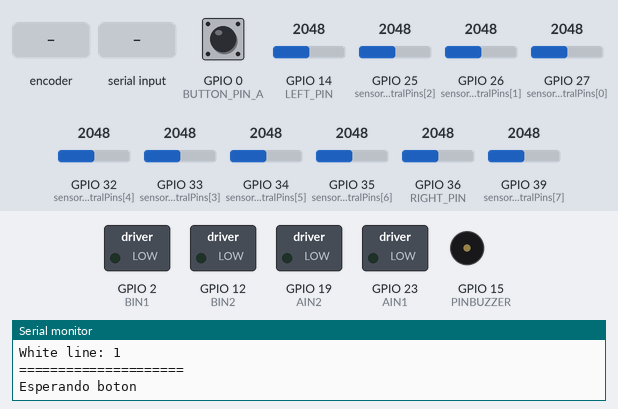
Bench run of a program on a simulated ESP32. On the bench: switched loads named in the program (green lamp = pin HIGH), buzzer (waves = sounding), the last lines printed to the serial monitor. The test bench sets the inputs (shaded band); at power-on: GPIO 0 (BUTTON_PIN_A) HIGH, GPIO 14 (LEFT_PIN) = 2048, GPIO 25 (sensorCentralPins[2]) = 2048, GPIO 26 (sensorCentralPins[1]) = 2048, GPIO 27 (sensorCentralPins[0]) = 2048, GPIO 32 (sensorCentralPins[4]) = 2048, GPIO 33 (sensorCentralPins[3]) = 2048, GPIO 34 (sensorCentralPins[5]) = 2048, GPIO 35 (sensorCentralPins[6]) = 2048, GPIO 36 (RIGHT_PIN) = 2048, GPIO 39 (sensorCentralPins[7]) = 2048. EEPROM starts erased; nothing arrives over Bluetooth unless stated.

Above: at 4.4 s.
4.5 s: rotary encoder on GPIO 0 (BUTTON_PIN_A) / GPIO 5 (BUTTON_PIN_B) turned 1 step (first pin leading)
At 4.51 s:
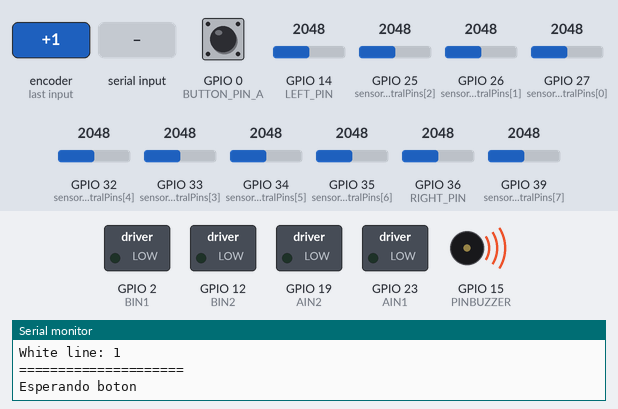
7.7 s: "X\n" received over the second serial link
10.7 s: "P\n" received over the second serial link
At 11.6 s:
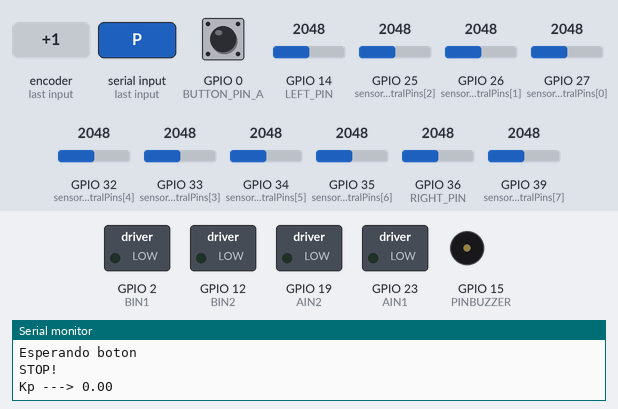
12.4 s: "D\n" received over the second serial link
At 12.5 s:
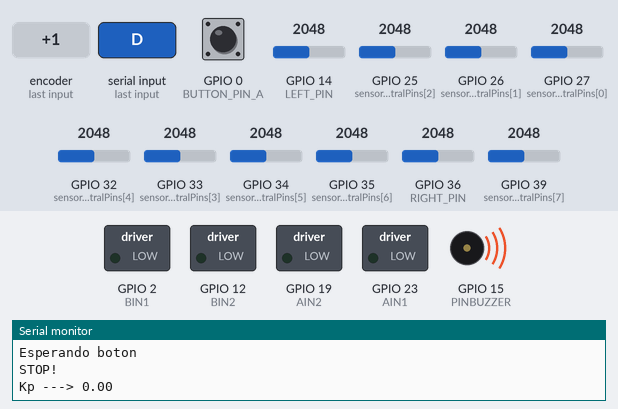
Timing chart, 0 to 15.1 s (numbered marks = the images above; inputs shaded):
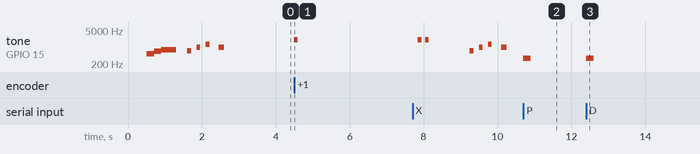

The program:

main.cpp
```cpp
#include <Arduino.h>
#include <LauchaBot.h>
#include <BluetoothApp.h>

void WaitBoton();

void setup() {
  init_all();
  initApp();
  delay(500);

  startupBeep();
  delay(500);
  calibrateBeep();

  WaitBoton();
  calibracion();
}


void loop(){
  int p = GetPos();
  detectGeo();

  if(!ON_RACE){
    WaitBoton();
    ON_RACE = true;
    return;
  }

  //Obtener error
  int error = pos - setpoint;
  int d = error - last_error;
  update_error(error);
  last_error = error;

  //Obtener PID
  int pot_giro = int(Kp * error) + int(Kd * (d)) + int(Ki * (error_sum));
  pot_giro = constrain(pot_giro, -pot_limite, pot_limite);

  Motores(base + pot_giro, base - pot_giro);
  last_error = error;
}


// Función para esperar el botón
void WaitBoton(){
  Serial.println("\nEsperando boton\n");
  delay(1000);

  while(digitalRead(BUTTON_PIN_A))
    updateData();

  beep();
}
```

BluetoothApp.h
```cpp
#ifndef BLUETOOTH_APP
#define BLUETOOTH_APP

#include <LauchaBot.h>
#include <BluetoothSerial.h>

//------- VARIABLES ----------

BluetoothSerial server;
#define NOMBRE_BOT "LAUCHABOT"


void initApp();
void updateData();
void handleCommand(String &command);

//------- FUNCIONES ----------

void initApp(){
    server.begin(NOMBRE_BOT);
}

//Ver si hay datos nuevos por bluetooth
void updateData(){
    while(server.available()){
        String command = server.readStringUntil('\n');
        handleCommand(command);
    }
}


//Majear el comando recibido por bluetooth
void handleCommand(String &command){
    char letter = command[0];

    //STOP
    if(letter == 'X'){
        end_race();
        Serial.println("STOP!\n");
        return;
    }

    double value = command.substring(1).toDouble();
    beep(350, 200);

    switch (letter)
    {
    case 'P':
        Kp = value;
        datos.putFloat("P", value);
        Serial.println("Kp ---> " + String(Kp) + "\n");
        break;
    case 'I':
        Ki = value;
        datos.putFloat("I", value);
        Serial.println("I ---> " + String(Ki) + "\n");
        break;
    case 'D':
        Kd = value;
        datos.putFloat("D", value);
        Serial.println("D ---> " + String(Kd) + "\n");
        break;
    //-----------------------
    case 'W':
        white_line = bool(value);
        datos.putBool("W", white_line);
        Serial.println("White line ---> " + String(white_line) + "\n");
        break;
    case 'B':
        base = int(value);
        datos.putInt("B", base);
        Serial.println("Base ---> " + String(base) + "\n");
        break;
    case 'M':
        pot_limite = int(value);
        datos.putInt("M", pot_limite);
        Serial.println("Pot limite ---> " + String(pot_limite) + "\n");
        break;
    //------------------------
    default:
        break;
    }

}


#endif
```

LauchaBot.h
```cpp
#ifndef LAUCHABOT_H
#define LAUCHABOT_H

#include <Arduino.h>
#include <Preferences.h>

#include <Pines.h>
#include <Objects.h>
#include <Sensors.h>

//------- FUNCIONES ----------

//Main
void init_all();
void restart_errors();
void update_error(int &e);
void load_data();
void start_Race();
void end_race();

//Hits
void Read_hits();
void detectGeo();

void funcion_HL();
void funcion_HR();
void funcion_Cruce();


//------- PARAMETROS GLOBALES ----------

Preferences datos;

//Velocidades
#define CANT_VELOCIDADES 3
int velocidades[CANT_VELOCIDADES] = {50, 80, 100};

//PID
int base = 50;
float Kp = 1.0;
float Kd = 6.0;
float Ki = 0.0;

#define CANT_ERRORES 25
int error_sum = 0;
int errors[CANT_ERRORES];
int current_idx = 0;

int setpoint = 0;
int error = 0;
int last_error = 0;
int pot_limite = 250;

//Hits
int fin = 0;
bool ON_RACE = false;

int l_geo, ll_geo, lll_geo;
int geo = 0;

int HL, HR = 0;

//------- FUNCIONES MAIN ----------

void init_all(){
    Serial.begin(115200);
    datos.begin("LauchaBot", false);

    Serial.println("Iniciando LauchaBot...\n");
    Peripherals_init();
    Sensors_init();

    Motores(0, 0);
    load_data();
}

void restart_errors(){
    error = 0;
    error_sum = 0;
    last_error = 0;
    current_idx = 0;

    rep(i, CANT_ERRORES)
        errors[i] = 0;
}


void update_error(int &e){
    error_sum -= errors[current_idx];
    errors[current_idx] = e;
    error_sum += e;
    current_idx = (current_idx+1)%CANT_ERRORES;
}


void load_data(){
    Kp = datos.getFloat("P", 0.0);
    Kd = datos.getFloat("D", 0.0);
    Ki = datos.getFloat("I", 0.0);
    base = datos.getInt("B", 0);
    pot_limite = datos.getInt("M", 250);
    white_line = datos.getBool("W", true);

    //Imprimir
    Serial.println("Datos:\n");
    Serial.println("KP: " + String(Kp));
    Serial.println("KD: " + String(Kd));
    Serial.println("KI: " + String(Ki));
    Serial.println("Base: " + String(base));
    Serial.println("Pot limite: " + String(pot_limite));
    Serial.println("White line: " + String(white_line));
    Serial.println("=====================\n");
}


void start_Race(){
    ON_RACE = true;
    fin = 0;
    restart_errors();

    beep(2000, 100);
    beep(2300, 200);
}


void end_race(){
    //Parar todo
    Motores(0, 0);
    ON_RACE = false;
    fin = 0;

    //Musiquita de final
    chillBeep();
}

//------- FUNCIONES HITS ----------

void Read_hits(){
    HL = analogRead(LEFT_PIN);
    HR = analogRead(RIGHT_PIN);

    int umbral_L = (v_s_min[LEFT_IDX] + v_s_max[LEFT_IDX]) * 0.6;
    int umbral_R = (v_s_min[RIGHT_IDX] + v_s_max[RIGHT_IDX]) * 0.6;

    Serial.println(String(HL) + " " + String(HR));


    HL = (HL > umbral_L) ? 0 : 1;
    HR = (HR > umbral_R) ? 0: 1;

    if(!white_line){
        HL = !HL;
        HR = !HR;
    }

    Serial.println(String(HL) + " " + String(HR) + "\n");
}


void detectGeo() {
    Read_hits();

    //Detectar geo actual
    if(HL == HR)
        geo = (HL == 0) ? 0 : 3; // 0 0 | 1 1
    else
        geo = (HL == 1) ? 1 : 2; // 1 0 | 0 1

    //Ver si algo ha cambiado xd
    if(l_geo == geo)
        return;

    //Llamar a funcion correspondiente
    if (geo == 0 && l_geo == 1 && ll_geo == 0)
        funcion_HL();
    else if(geo == 0 && l_geo == 2 && ll_geo == 0)
        funcion_HR();
    else if(geo == 0 && ((l_geo == 3) || (ll_geo == 3) || (lll_geo == 3)))
        funcion_Cruce();

    //Actualizar valores de geo
    lll_geo = ll_geo;
    ll_geo = l_geo;
    l_geo = geo;
}


void funcion_Cruce(){
    // beep(2500, 50);
}


void funcion_HL(){
    // beep(2000, 50);
}


void funcion_HR() {
  beep(1800, 50);
  fin++;

  Serial.println("Hit " + String(fin));

  if(fin >= 2)
    end_race();
}


#endif
```

Objects.h
```cpp
#ifndef OBJECTS_H
#define OBJECTS_H

#include <Arduino.h>
#include <Pines.h>

//------- Motores ----------

void MotorIz(int val) {
  val = constrain(val, -255.0, 255.0);

  if (val >=0.0){
      analogWrite(AIN1, val);
      analogWrite(AIN2, 0.0);
  }
  else{
      //Atras
      analogWrite(AIN1, 0.0);
      analogWrite(AIN2, -val);
  }
}


void MotorDe(int val) {
  val = constrain(val, -255.0, 255.0);

  if (val >=0.0){
      analogWrite(BIN1, val);
      analogWrite(BIN2, 0.0);
  }
  else{
      //Atras
      analogWrite(BIN1, 0.0);
      analogWrite(BIN2, -val);
  }
}


void Motores(int left, int right) {
  MotorIz(left);
  MotorDe(right);
}


//------- Perifericos ----------

// Función para emitir un sonido
void beep(unsigned int frec=2000, unsigned int dur=100){
  tone(PINBUZZER, frec, dur); // Emite un tono de 2000 Hz durante 100 ms
  delay(200);
}

void Peripherals_init() {
  // Configuración de pines
  pinMode(BUTTON_PIN_A, INPUT); // El pin del botón se configura como entrada
  pinMode(BUTTON_PIN_B, INPUT);
  pinMode(PINBUZZER, OUTPUT); // El pin del buzzer se configura como salida

  pinMode(AIN1, OUTPUT);
  pinMode(AIN2, OUTPUT);
  pinMode(BIN1, OUTPUT);
  pinMode(BIN2, OUTPUT);
}


void startupBeep(){
    int C5 = 523;
    int E5 = 659;
    int G5 = 784;
    int A5 = 880;
    int shortDuration = 200;
    int longDuration = 400;

    beep(C5, shortDuration);
    beep(E5, shortDuration);
    beep(G5, longDuration);
}


void chillBeep(){
    beep(700, 100);
    delay(50);
    beep(1000, 100);
    delay(50);
    beep(1300, 100);
    delay(150);
    beep(1000, 150);
}


void calibrateBeep(){
    beep(700, 100);
    delay(50);
    beep(1000, 100);
    delay(50);
    beep(1300, 100);
    delay(150);
    beep(1000, 150);
}

#endif
```

Pines.h
```cpp
#ifndef PINES_H
#define PINES_H

/*

Modulo para administrar de mejor manera los pines :D

*/

//Libraries
#include <Arduino.h>

//Macros
#define rep(i, n) for(int i=0; i<n; i++)


//=============================
//Pins

//------- Perifericos ----------
#define BUTTON_PIN_A 0
#define BUTTON_PIN_B 5
#define PINBUZZER 15

//------- Motores ----------
//Izq
# define AIN1 23
# define AIN2 19

//Der
# define BIN1 2
# define BIN2 12

//------- Sensores IR ----------

#define SENSOR_COUNT 8
const int sensorCentralPins[SENSOR_COUNT] = {27, 26, 25, 33, 32, 34, 35, 39};

#define LEFT_PIN 14
#define RIGHT_PIN 36

//ENCODERS
const int C1_L = 4;
const int C2_L = 16;

const int C1_R = 18;
const int C2_R = 17;


//Pin manager
const int INPUT_PINS[] = {C1_L, C1_R, C2_L, C2_R};
const int OUTPUT_PINS[] = {};

const int N_INPUT = sizeof(INPUT_PINS)/sizeof(int);
const int N_OUTPUT = sizeof(OUTPUT_PINS)/sizeof(int);


//=============================
//Code

//Inicializar todos los pines de input_output que no sean objetos
void initPins(){
    rep(i, N_INPUT)
        pinMode(INPUT_PINS[i], INPUT);
    rep(i, N_OUTPUT)
        pinMode(OUTPUT_PINS[i], OUTPUT);
}


#endif
```

Sensors.h
```cpp
#ifndef SENSORS_H
#define SENSORS_H

#include <Arduino.h>
#include <Pines.h>
#include <Objects.h>

//------- ARRAYS GLOBALES ----------

int v_s_min[SENSOR_COUNT+2];
int v_s_max[SENSOR_COUNT+2];
int v_s[SENSOR_COUNT+2];

volatile int s_p[SENSOR_COUNT];
bool white_line = true;
bool online;

int pos;
int l_pos;

#define LEFT_IDX SENSOR_COUNT
#define RIGHT_IDX SENSOR_COUNT+1

//------- FUNCIONES SENSORES ----------

void Sensors_init(){
  //Modo pines
  pinMode(LEFT_PIN, INPUT);
  pinMode(RIGHT_PIN, INPUT);
  rep(i, SENSOR_COUNT)
    pinMode(sensorCentralPins[i], INPUT);

  //Inicializar arrays
  rep(i, SENSOR_COUNT+2){
    v_s_min[i] = 4096;
    v_s_max[i] = 0;
  }
}


void readAll(){
  rep(i, SENSOR_COUNT)
    v_s[i] = analogRead(sensorCentralPins[i]);

  v_s[LEFT_IDX] = analogRead(LEFT_PIN);
  v_s[RIGHT_IDX] = analogRead(RIGHT_PIN);
}


void calibracion(){
  for (int j = 0; j < 100; j++) {
    delay(30);
    readAll();

    //Imprimir lecturas y actualizar arrays
    rep(i, SENSOR_COUNT+2){
      Serial.print(v_s[i]);
      Serial.print("\t");

      v_s_min[i] = min(v_s_min[i], v_s[i]);
      v_s_max[i] = max(v_s_max[i], v_s[i]);
    }
    Serial.println();
  }

  beep();
  beep();

  Serial.print("\n\nMinimos\t");
  rep(i, SENSOR_COUNT){
    Serial.print(v_s_min[i]);
    Serial.print("\t");
  }
  Serial.println();


  Serial.print("\n\nMaximos\t");
  rep(i, SENSOR_COUNT){
    Serial.print(v_s_max[i]);
    Serial.print("\t");
  }
  Serial.println();
}


void readSensors(){
  volatile int s[SENSOR_COUNT];

  rep(i, SENSOR_COUNT){
    s[i] = analogRead(sensorCentralPins[i]);
    s[i] = constrain(s[i], v_s_min[i], v_s_max[i]);

    if(white_line)
      s_p[i] = map(s[i], v_s_min[i], v_s_max[i], 100, 0);
    else
      s_p[i] = map(s[i], v_s_min[i], v_s_max[i], 0, 100);
  }

  volatile int sum = 0;
  rep(i, SENSOR_COUNT)
    sum += s_p[i];

  if(sum > 100)
    online = 1;
  else{
    online = 0;
    sum = 100;
  }

}


int GetPos(){
  readSensors();
  int prom = 0;

  double w = -3.5;
  rep(i, SENSOR_COUNT){
    prom += w*s_p[i];
    w += 1.0;
  }

  int sum = 0;
  rep(i, SENSOR_COUNT)
    sum += s_p[i];

  if (online)
    pos = int(100.0 * prom / sum);
  else
    l_pos = (l_pos < 0) ? -255 : 255;

  l_pos = pos;
  return pos;
}

#endif
```

Measured:
- after the input at 4.5 s, tone on GPIO 15 (PINBUZZER): silent → 2000 Hz at once, → silent 0.10 s later
- after the input at 10.7 s, tone on GPIO 15 (PINBUZZER): silent → 350 Hz at once, → silent 0.20 s later
- after the input at 12.4 s, tone on GPIO 15 (PINBUZZER): silent → 350 Hz at once, → silent 0.20 s later
